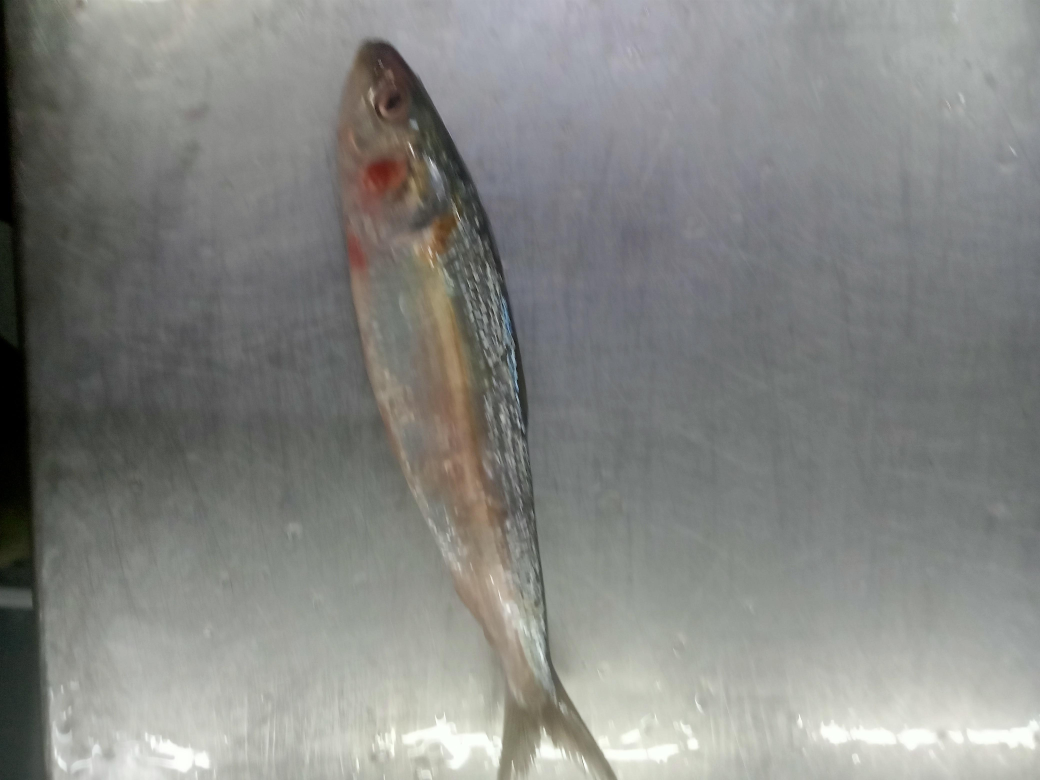
#> input picture computer vision projects/Seafood Freshness App Project/Research/Dataset Filtering/02_Blur-Clear/20230523094036995_sardine_bad.jpeg, 4160 x 3120 px, found by its file name (shown at 1/4 size)
$ jupyter execute --allow-errors 'test sardine.ipynb'
#> lines starting #> are read from the running program, lines starting #| are printed output that depends on the picture
[cell 1]
# Import the necessary packages
import pickle
import numpy as np
import cv2

[cell 2]
def preprocess_image(img_path):
    image = cv2.imread(img_path)
#> image is the input picture: shape (3120, 4160, 3); mean B, G, R 130.4, 133.4, 132.3
    if image is None:
        raise Exception("\nImage not read successfully.\n")
    height, width, channels = image.shape
#> height = 3120; width = 4160; channels = 3
    if width<height :
        image = cv2.rotate(image, cv2.ROTATE_90_CLOCKWISE)
    target_size = (280, 180)
    preprocessed_image = cv2.resize(image, target_size)
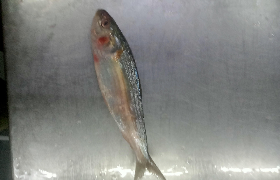
#> preprocessed_image: shape (180, 280, 3); mean B, G, R 130.3, 133.3, 132.3
    return preprocessed_image

def extract_saturation_hist(bgr_image):
    # use only saturation channel images
    converted_image = cv2.cvtColor(bgr_image, cv2.COLOR_BGR2HSV)
#> converted_image: shape (180, 280, 3); mean H, S, V 62.7, 15.9, 135.6
    s_channel = converted_image[:,:,1]
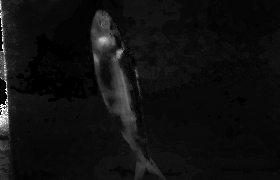
#> s_channel: shape (180, 280); min 0, max 255, mean 15.9
    s_hist = cv2.calcHist([s_channel], [0], None, [256], [0, 256])
#> s_hist = 256 values, max 5320 at index 9, min 0 at index 151, mean 196.9
    s_hist /= s_hist.sum()
#> s_hist = 256 values, max 0.106 at index 9, min 0 at index 151, mean 0.00391
    s_hist = s_hist.squeeze()
    return s_hist

def load_model(model_path):
    with open(model_path, 'rb') as f:
        model = pickle.load(f)
    return model

def predict(model_path, image_path):
    label_map = {0: 'Bad', 1: 'Good'}
    image = preprocess_image(image_path)
    s_hist = extract_saturation_hist(image)
    s_hist = s_hist.reshape(1, *s_hist.shape)
    model = load_model(model_path)
    pred = model.predict(s_hist)
    predicted_class = label_map[pred[0]]
    return predicted_class

$ run again, with computer vision projects/Seafood Freshness App Project/Research/Dataset Filtering/02_Blur-Clear/20230523094019125_sardine_bad.jpeg copied over computer vision projects/Seafood Freshness App Project/Research/Dataset Filtering/02_Blur-Clear/20230523094036995_sardine_bad.jpeg
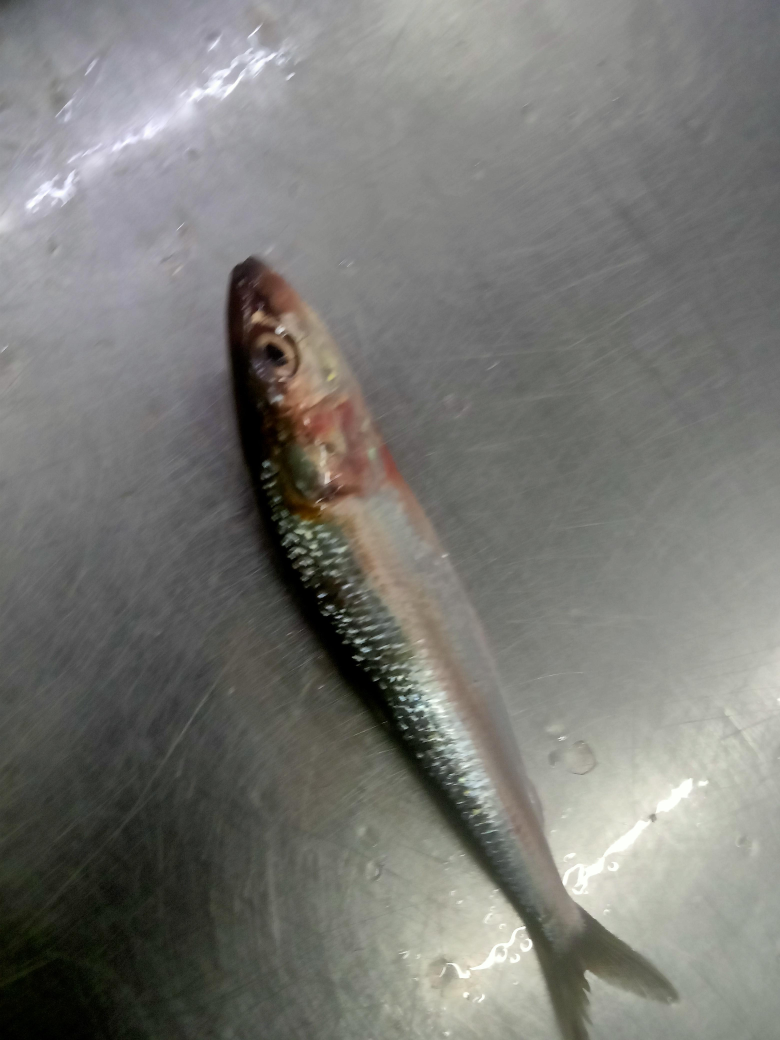
#> input picture computer vision projects/Seafood Freshness App Project/Research/Dataset Filtering/02_Blur-Clear/20230523094019125_sardine_bad.jpeg, 3120 x 4160 px, found by its file name (shown at 1/4 size)
#> in preprocess_image, image is the input picture: shape (4160, 3120, 3); mean B, G, R 116.1, 120.3, 120.5
#> image: shape (3120, 4160, 3)
#> in preprocess_image, `preprocessed_image = cv2.resize(image, target_size)`:
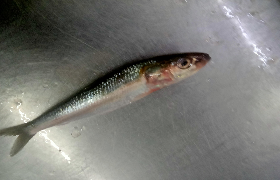
#> preprocessed_image: shape (180, 280, 3); mean B, G, R 116.1, 120.3, 120.5
#> converted_image: shape (180, 280, 3); mean H, S, V 42.8, 21.8, 122.4
#> in extract_saturation_hist, `s_channel = converted_image[:,:,1]`:
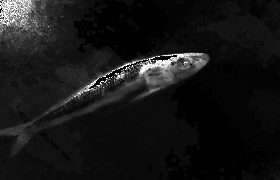
#> s_channel: shape (180, 280); min 0, max 255, mean 21.8
#> in extract_saturation_hist, `s_hist = cv2.calcHist([s_channel], [0], None, [256], [0, 256])`: s_hist = 256 values, max 8778 at index 0, min 0 at index 152, mean 196.9
#> in extract_saturation_hist, `s_hist /= s_hist.sum()`: s_hist = 256 values, max 0.174 at index 0, min 0 at index 152, mean 0.00391

$ run again, with computer vision projects/Seafood Freshness App Project/Research/Dataset Filtering/02_Blur-Clear/20230523094107303_sardine_bad.jpeg copied over computer vision projects/Seafood Freshness App Project/Research/Dataset Filtering/02_Blur-Clear/20230523094036995_sardine_bad.jpeg
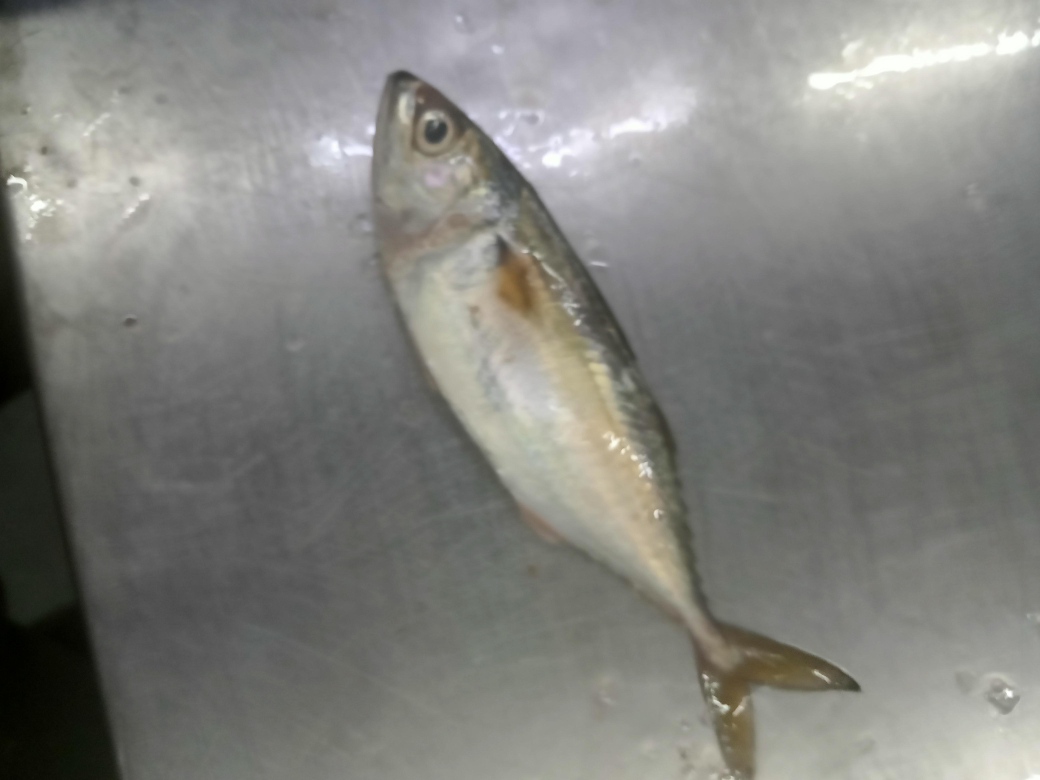
#> input picture computer vision projects/Seafood Freshness App Project/Research/Dataset Filtering/02_Blur-Clear/20230523094107303_sardine_bad.jpeg, 4160 x 3120 px, found by its file name (shown at 1/4 size)
#> in preprocess_image, image is the input picture: shape (3120, 4160, 3); mean B, G, R 125.3, 129.7, 129.7
#> in preprocess_image, `preprocessed_image = cv2.resize(image, target_size)`:
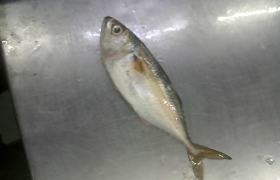
#> preprocessed_image: shape (180, 280, 3); mean B, G, R 125.3, 129.6, 129.6
#> converted_image: shape (180, 280, 3); mean H, S, V 41.4, 16.5, 131.1
#> in extract_saturation_hist, `s_channel = converted_image[:,:,1]`:
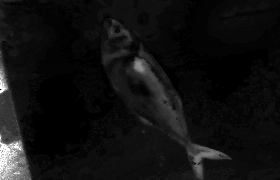
#> s_channel: shape (180, 280); min 0, max 255, mean 16.5
#> in extract_saturation_hist, `s_hist = cv2.calcHist([s_channel], [0], None, [256], [0, 256])`: s_hist = 256 values, max 7555 at index 0, min 0 at index 144, mean 196.9
#> in extract_saturation_hist, `s_hist /= s_hist.sum()`: s_hist = 256 values, max 0.15 at index 0, min 0 at index 144, mean 0.00391

$ run again, with computer vision projects/Seafood Freshness App Project/Research/Dataset Filtering/02_Blur-Clear/20230523094144886_sardine_bad.jpeg copied over computer vision projects/Seafood Freshness App Project/Research/Dataset Filtering/02_Blur-Clear/20230523094036995_sardine_bad.jpeg
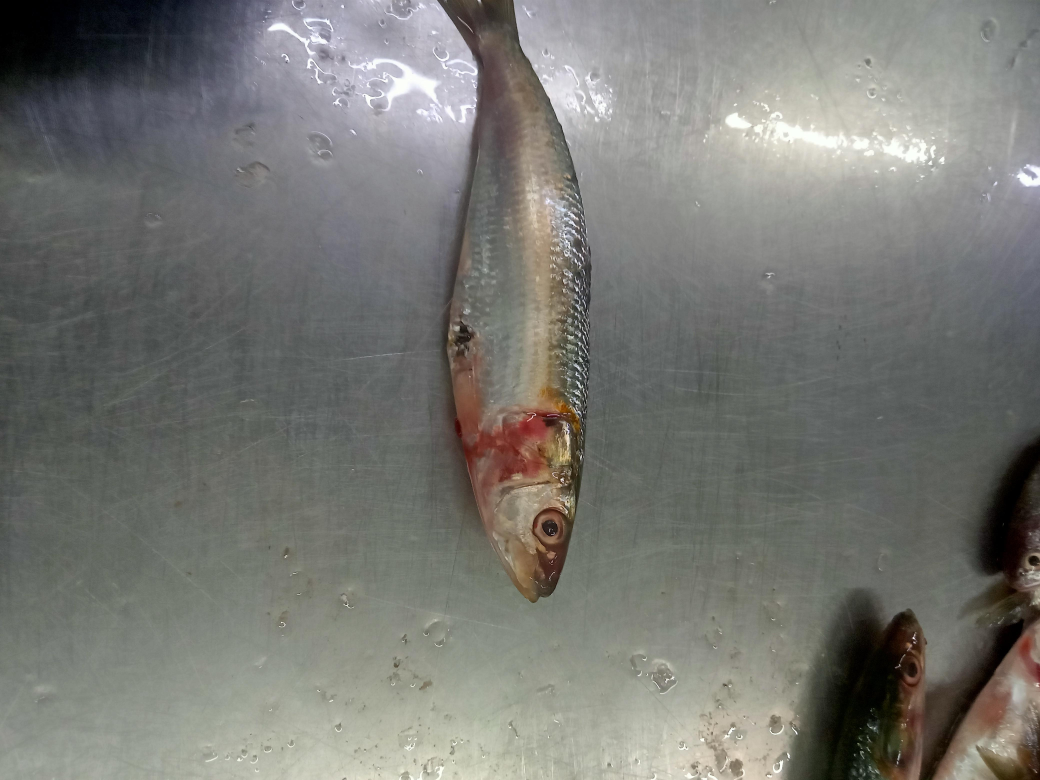
#> input picture computer vision projects/Seafood Freshness App Project/Research/Dataset Filtering/02_Blur-Clear/20230523094144886_sardine_bad.jpeg, 4160 x 3120 px, found by its file name (shown at 1/4 size)
#> in preprocess_image, image is the input picture: shape (3120, 4160, 3); mean B, G, R 114.9, 119.5, 119.2
#> in preprocess_image, `preprocessed_image = cv2.resize(image, target_size)`:
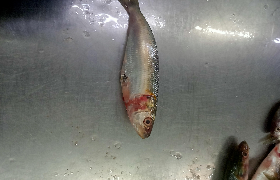
#> preprocessed_image: shape (180, 280, 3); mean B, G, R 114.8, 119.5, 119.2
#> converted_image: shape (180, 280, 3); mean H, S, V 56.1, 25.6, 122.7
#> in extract_saturation_hist, `s_channel = converted_image[:,:,1]`:
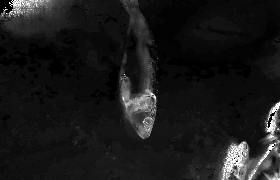
#> s_channel: shape (180, 280); min 0, max 255, mean 25.6
#> in extract_saturation_hist, `s_hist = cv2.calcHist([s_channel], [0], None, [256], [0, 256])`: s_hist = 256 values, max 2765 at index 16, min 0 at index 205, mean 196.9
#> in extract_saturation_hist, `s_hist /= s_hist.sum()`: s_hist = 256 values, max 0.0549 at index 16, min 0 at index 205, mean 0.00391
